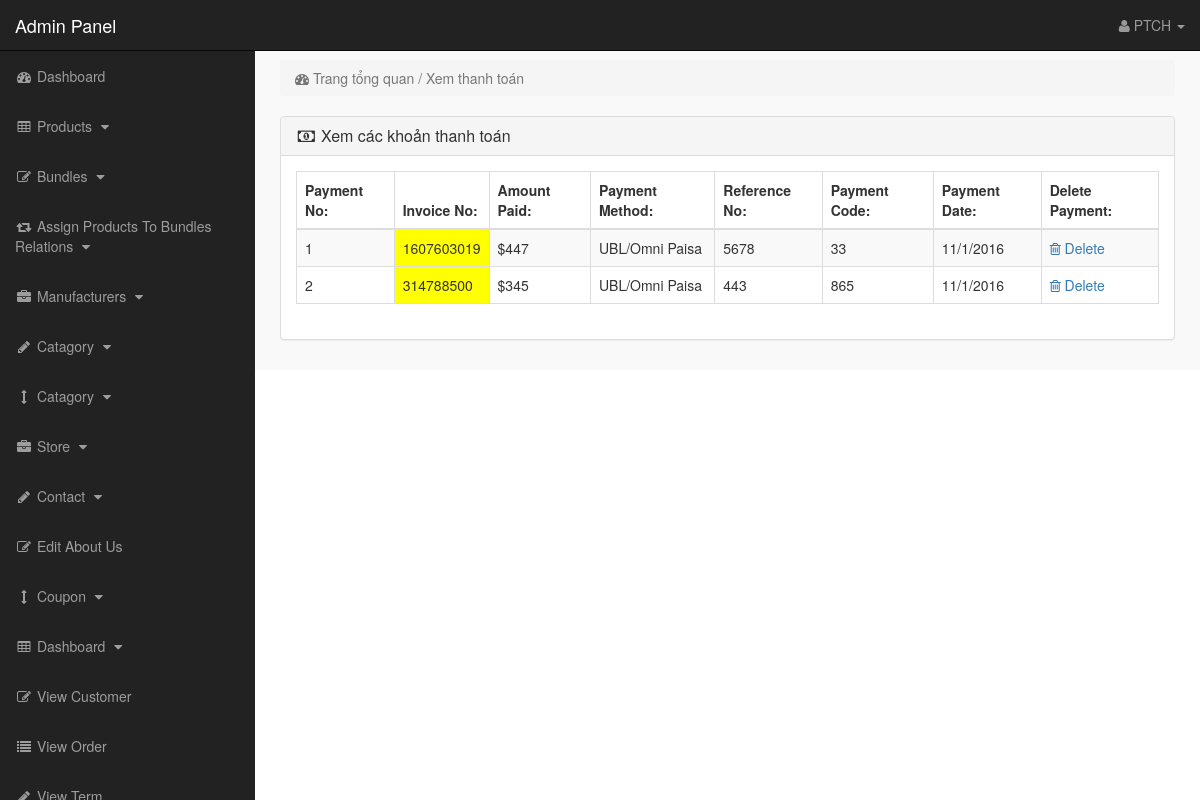
The app's page /admin_area/index.php?view_payments (signed in) with its own data.
### tables this page shows
CREATE TABLE `payments` (
  `payment_id` int(10) NOT NULL,
  `invoice_no` int(10) NOT NULL,
  `amount` int(10) NOT NULL,
  `payment_mode` text NOT NULL,
  `ref_no` int(10) NOT NULL,
  `code` int(10) NOT NULL,
  `payment_date` text NOT NULL
);

### admin_area/view_payments.php (the view)
<?php
if (!isset($_SESSION['admin_email'])) {
    echo "<script>window.open('login.php','_self')</script>";
} else {
?>
    <div class="row">
        <div class="col-lg-12">
            <ol class="breadcrumb">
                <li class="active">
                    <i class="fa fa-dashboard"></i> Trang tổng quan / Xem thanh toán
                </li>
            </ol>
        </div>
    </div>
    <div class="row">
        <div class="col-lg-12">
            <div class="panel panel-default">
                <div class="panel-heading">
                    <h3 class="panel-title">
                        <i class="fa fa-money fa-fw"> </i> Xem các khoản thanh toán
                    </h3>
                </div>
                <div class="panel-body">
                    <div class="table-responsive">
                        <table class="table table-hover table-bordered table-striped">
                            <thead>
                                <tr>
                                    <th>Payment No:</th>
                                    <th>Invoice No:</th>
                                    <th>Amount Paid:</th>
                                    <th>Payment Method:</th>
                                    <th>Reference No:</th>
                                    <th>Payment Code:</th>
                                    <th>Payment Date:</th>
                                    <th>Delete Payment:</th>
                                </tr>
                            </thead>
                            <tbody>
                                <?php
                                $i = 0;
                                $get_payments = "select * from payments";
                                $run_payments = mysqli_query($con, $get_payments);
                                while ($row_payments = mysqli_fetch_array($run_payments)) {
                                    $payment_id = $row_payments['payment_id'];
                                    $invoice_no = $row_payments['invoice_no'];
                                    $amount = $row_payments['amount'];
                                    $payment_mode = $row_payments['payment_mode'];
                                    $ref_no = $row_payments['ref_no'];
                                    $code = $row_payments['code'];
                                    $payment_date = $row_payments['payment_date'];
                                    $i++;
                                ?>
                                    <tr>
                                        <td><?php echo $i; ?></td>
                                        <td bgcolor="yellow"><?php echo $invoice_no; ?></td>
                                        <td>$<?php echo $amount; ?></td>
                                        <td><?php echo $payment_mode; ?></td>
                                        <td><?php echo $ref_no; ?></td>
                                        <td><?php echo $code; ?></td>
                                        <td><?php echo $payment_date; ?></td>
                                        <td>
                                            <a href="index.php?payment_delete=<?php echo $payment_id; ?>">
                                                <i class="fa fa-trash-o"></i> Delete
                                            </a>
                                        </td>
                                    </tr>
                                <?php } ?>
                            </tbody>
                        </table>
                    </div>
                </div>
            </div>
        </div>
    </div>
<?php } ?>

### admin_area/includes/sidebar.php (shortened to what this page needs)
<?php
if (!isset($_SESSION['admin_email'])) {
    echo "<script>window.open('login.php','_self')</script>";
} else {
?>
<nav class="navbar navbar-inverse navbar-fixed-top">
    <div class="navbar-header">
        <a class="navbar-brand" href="index.php?dashboard">Admin Panel</a>
    </div>
    <ul class="nav navbar-right top-nav">
        <li class="dropdown">
            <a href="#" class="dropdown-toggle" data-toggle="dropdown">
                <i class="fa fa-user"></i>
                <?php echo $admin_name; ?> <b class="caret"></b>
            </a>
        </li>
    </ul>
    <div class="collapse navbar-collapse navbar-ex1-collapse">
        <ul class="nav navbar-nav side-nav">
            <li>
                <a href="index.php?dashboard">
                    <i class="fa fa-fw fa-dashboard"></i> Dashboard
                </a>
            </li>
            <li>
                <a href="#" data-toggle="collapse" data-target="#products">
                    <i class="fa fa-fw fa-table"></i> Products
                    <i class="fa fa-fw fa-caret-down"></i>
                </a>
            </li>
            <li>
                <a href="#" data-toggle="collapse" data-target="#bundles">
                    <i class="fa fa-fw fa-edit"></i> Bundles
                    <i class="fa fa-fw fa-caret-down"></i>
                </a>
            </li>
            <li>
                <a href="#" data-toggle="collapse" data-target="#relations">
                    <i class="fa fa-fw fa-retweet"></i> Assign Products To Bundles Relations
                    <i class="fa fa-fw fa-caret-down"></i>
                </a>
            </li>
            <li>
                <a href="#" data-toggle="collapse" data-target="#manufacturers">
                    <i class="fa fa-fw fa-briefcase"></i> Manufacturers
                    <i class="fa fa-fw fa-caret-down"></i>
                </a>
            </li>
            <li>
                <a href="#" data-toggle="collapse" data-target="#p_cat">
                    <i class="fa fa-fw fa-pencil"></i> Catagory
                    <i class="fa fa-fw fa-caret-down"></i>
                </a>
            </li>
            <li>
                <a href="#" data-toggle="collapse" data-target="#cat">
                    <i class="fa fa-fw fa-arrows-v"></i> Catagory
                    <i class="fa fa-fw fa-caret-down"></i>
                </a>
            </li>
            <li>
                <a href="#" data-toggle="collapse" data-target="#store">
                    <i class="fa fa-fw fa-briefcase"></i> Store
                    <i class="fa fa-fw fa-caret-down"></i>
                </a>
            </li>
            <li>
                <a href="#" data-toggle="collapse" data-target="#contact_us">
                    <i class="fa fa-fw fa-pencil"> </i> Contact
                    <i class="fa fa-fw fa-caret-down"></i>
                </a>
            </li>
            <li>
                <a href="index.php?edit_about_us">
                    <i class="fa fa-fw fa-edit"></i> Edit About Us
                </a>
            </li>
            <li>
                <a href="#" data-toggle="collapse" data-target="#coupons">
                    <i class="fa fa-fw fa-arrows-v"></i> Coupon
                    <i class="fa fa-fw fa-caret-down"></i>
                </a>
            </li>
            <li>
                <a href="#" data-toggle="collapse" data-target="#terms">
                    <i class="fa fa-fw fa-table"></i> Dashboard
                    <i class="fa fa-fw fa-caret-down"></i>
                </a>
            </li>
            <li>
                <a href="index.php?view_customers">
                    <i class="fa fa-fw fa-edit"></i> View Customer
                </a>
            </li>
            <li>
                <a href="index.php?view_orders">
                    <i class="fa fa-fw fa-list"></i> View Order
                </a>
            </li>
            <li>
                <a href="index.php?view_payments">
                    <i class="fa fa-fw fa-pencil"></i> View Term
                </a>
            </li>
        </ul>
    </div>
</nav>
<?php }

### admin_area/css/style.css (style rules this page uses)
body { margin-top:100px; }
@media (min-width: 768px) { body { margin-top:50px; } }
.top-nav { padding:0 15px; }
.top-nav>li { display:inline-block; float:left; }
.top-nav>li>a { padding-top:15px; padding-bottom:15px; line-height:20px; color:#999; }
@media (min-width: 768px) { .side-nav { position:fixed; top:51px; width:255px; border-radius:0; overflow-y:auto; background-color: #222; bottom:0; overflow-x:hidden; padding-bottom:40px; } }
@media (min-width: 768px) { .side-nav>li>a { width:255px; } }
.panel-body { border-radius:5px; }

### records on screen
payments: invoice_no "1607603019", amount "447", payment_mode "UBL/Omni Paisa", ref_no "5678", code "33", payment_date "11/1/2016"
payments: invoice_no "314788500", amount "345", payment_mode "UBL/Omni Paisa", ref_no "443", code "865", payment_date "11/1/2016"

### other values on screen
$admin_name "PTCH"
